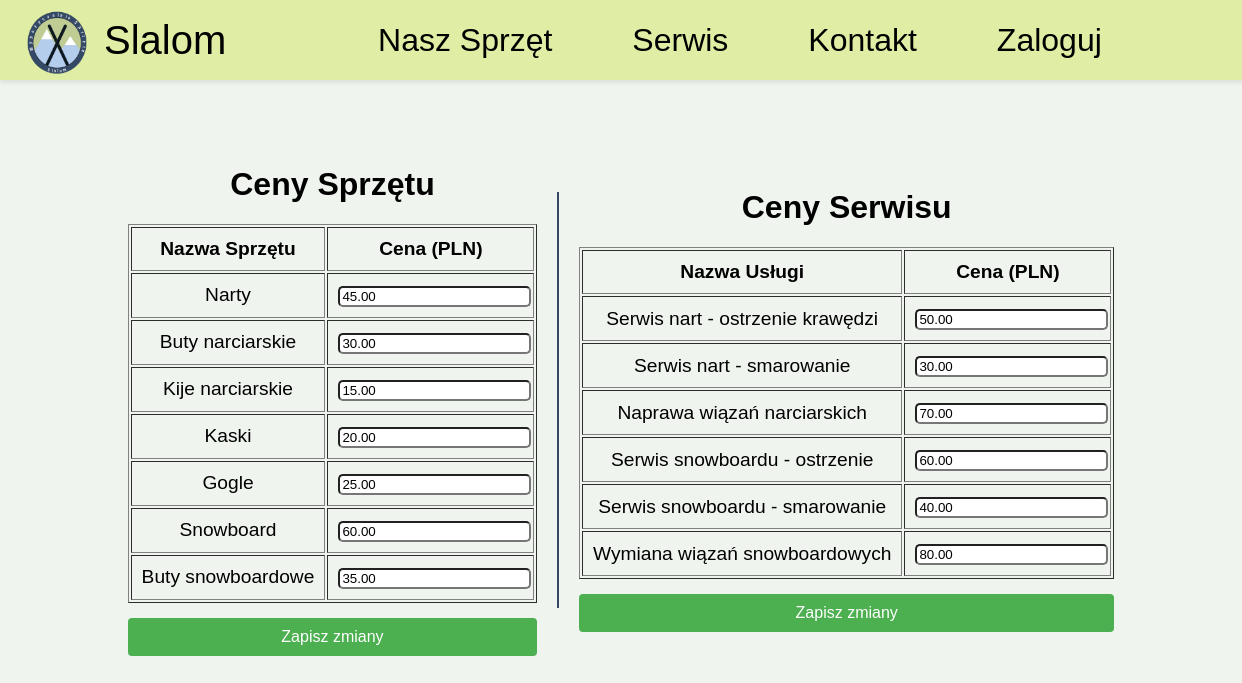
The page /public/panel_prices.php on the database as committed earlier.
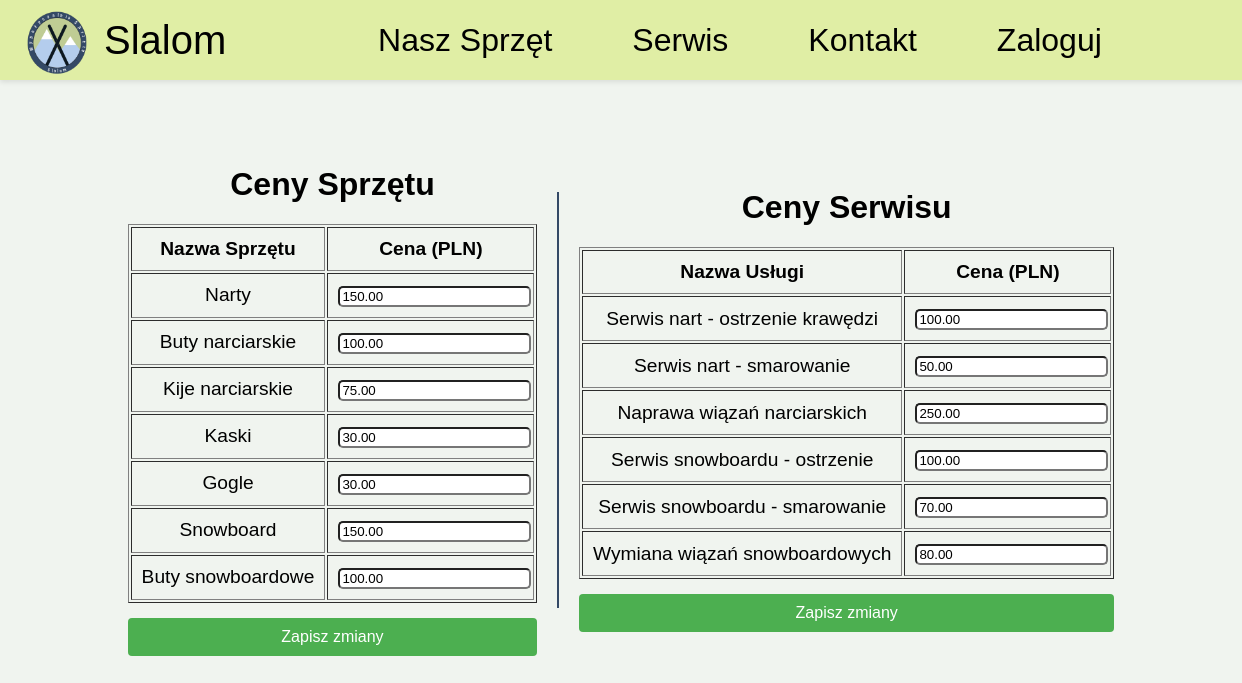
The same page on the database as committed later.
### tables this page shows
CREATE TABLE `rent_price` (
  `RP_id` int unsigned NOT NULL AUTO_INCREMENT,
  `RP_price_of_eq` decimal(10,2) NOT NULL,
  `RP_category` int unsigned NOT NULL,
  PRIMARY KEY (`RP_id`),
  KEY `RP_category` (`RP_category`),
  CONSTRAINT `rent_price_ibfk_1` FOREIGN KEY (`RP_category`) REFERENCES `category` (`C_id`)
);

CREATE TABLE `service_price` (
  `SP_id` int unsigned NOT NULL AUTO_INCREMENT,
  `SP_service` varchar(255) NOT NULL,
  `SP_price` decimal(10,2) NOT NULL,
  PRIMARY KEY (`SP_id`)
);

CREATE TABLE `category` (
  `C_id` int unsigned NOT NULL AUTO_INCREMENT,
  `C_Name` varchar(255) NOT NULL,
  PRIMARY KEY (`C_id`)
);

### src/models/admin_model.php (called while the page is built, shortened)
<?php
class Admin extends User{
    public function getPrice(){
        $conn = $this->db->getConnection();
        $query = "SELECT c.C_Name AS Equipment_Name, rp.RP_price_of_eq AS Rent_Price FROM  Category c JOIN  Rent_Price rp ON c.C_id = rp.RP_category;";
        $stmt = $conn->prepare($query);
        $stmt->execute();
        $result = $stmt->get_result();
        $price = $result->fetch_all();
        return $price;
    }
    public function  getServicePrices(){
        $conn = $this->db->getConnection();
        $query = "SELECT * FROM service_price";
        $result = $conn->query($query);
        $price = $result->fetch_all(MYSQLI_ASSOC);
        return $price;
    }
}
?>

### public/panel_prices.php (the view, shortened to what this page needs)
<?php
require_once __DIR__ . '/../src/models/admin_model.php';
$admin = new Admin();
$price_equipment = $admin->getPrice();
$service_prices = $admin->getServicePrices();
?>
<!DOCTYPE html>
<html lang="pl">
<head>
    <link rel="stylesheet" href="css/menu.css">
    <link rel="stylesheet" href="css/panel_prices.css">
</head>
<body>
    <?php
        include __DIR__ . '/menu.php';
    ?>
    <main>
        <div class="table">
            <h1>Ceny Sprzętu</h1>
        <form method="post" action="panel_prices.php">
            <table border="1">
                <thead>
                    <tr>
                        <th>Nazwa Sprzętu</th>
                        <th>Cena (PLN)</th>
                    </tr>
                </thead>
                <tbody>
                    <?php foreach ($price_equipment as $row): ?>
                    <tr>
                        <td><?= $row[0] ?></td>
                        <td>
                            <input type="number" name="price[<?= $row[0] ?>]" value="<?= $row[1] ?>" step="0.01" required>
                        </td>
                    </tr>
                    <?php endforeach; ?>
                </tbody>
            </table>
            <button type="submit" class="bnt">Zapisz zmiany</button>
            </div>
        <div class="table">
            <h1>Ceny Serwisu</h1>
        <form method="post" action="panel_prices.php">
            <table border="1">
                <thead>
                    <tr>
                        <th>Nazwa Usługi</th>
                        <th>Cena (PLN)</th>
                    </tr>
                </thead>
                <tbody>
                    <?php foreach ($service_prices as $row): ?>
                    <tr>
                        <td><?= $row['SP_service'] ?></td>
                        <td>
                            <input type="number" name="service_price[<?= $row['SP_service'] ?>]" value="<?= $row['SP_price'] ?>" step="0.01" required>
                        </td>
                    </tr>
                    <?php endforeach; ?>
                </tbody>
            </table>
            <button type="submit" class="bnt">Zapisz zmiany</button>
        </form>
        </div>
    </main>
</body>
</html>

Rows that differ between the two databases and show on the page:
changed rent_price "Narty": RP_price_of_eq "45.00" → "150.00"
changed rent_price "Buty narciarskie": RP_price_of_eq "30.00" → "100.00"
changed rent_price "Kije narciarskie": RP_price_of_eq "15.00" → "75.00"
changed rent_price "Kaski": RP_price_of_eq "20.00" → "30.00"
changed rent_price "Gogle": RP_price_of_eq "25.00" → "30.00"
changed rent_price "Snowboard": RP_price_of_eq "60.00" → "150.00"
changed rent_price "Buty snowboardowe": RP_price_of_eq "35.00" → "100.00"
changed service_price "Serwis nart - ostrzenie krawędzi": SP_price "50.00" → "100.00"
changed service_price "Serwis nart - smarowanie": SP_price "30.00" → "50.00"
changed service_price "Naprawa wiązań narciarskich": SP_price "70.00" → "250.00"
changed service_price "Serwis snowboardu - ostrzenie": SP_price "60.00" → "100.00"
changed service_price "Serwis snowboardu - smarowanie": SP_price "40.00" → "70.00"
